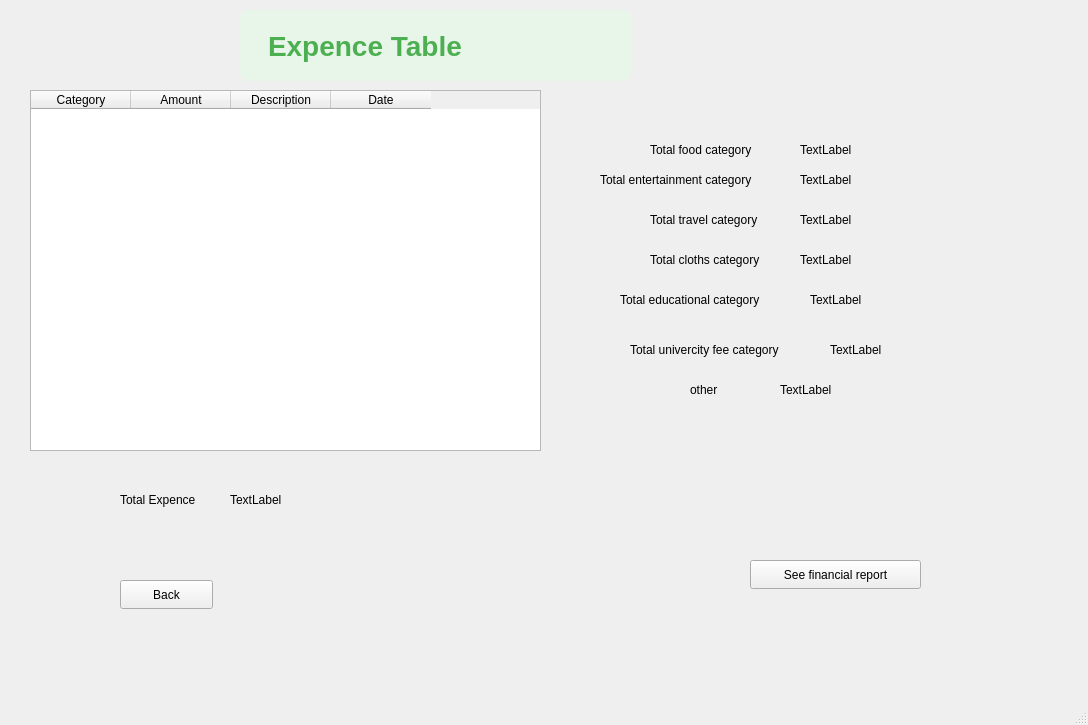
<?xml version="1.0" encoding="UTF-8"?>
<ui version="4.0">
 <class>expenceTable</class>
 <widget class="QMainWindow" name="expenceTable">
  <property name="geometry">
   <rect>
    <x>0</x>
    <y>0</y>
    <width>1088</width>
    <height>725</height>
   </rect>
  </property>
  <property name="windowTitle">
   <string>MainWindow</string>
  </property>
  <widget class="QWidget" name="centralwidget">
   <widget class="QLabel" name="label">
    <property name="geometry">
     <rect>
      <x>240</x>
      <y>10</y>
      <width>391</width>
      <height>71</height>
     </rect>
    </property>
    <property name="styleSheet">
     <string notr="true">QLabel {
    font-size: 28px;            /* Larger font size for emphasis */
    color: #4CAF50;             /* Green color for a fresh look */
    font-weight: bold;          /* Make the text bold */
    padding: 10px 20px;         /* Add padding around the text */
    background-color: #e8f5e9;  /* Light green background to match the color scheme */
    border-radius: 8px;         /* Rounded corners */
    text-align: center;         /* Center-align the text */
}
</string>
    </property>
    <property name="text">
     <string>Expence Table</string>
    </property>
   </widget>
   <widget class="QPushButton" name="Back">
    <property name="geometry">
     <rect>
      <x>120</x>
      <y>580</y>
      <width>93</width>
      <height>29</height>
     </rect>
    </property>
    <property name="text">
     <string>Back</string>
    </property>
   </widget>
   <widget class="QLabel" name="label_2">
    <property name="geometry">
     <rect>
      <x>120</x>
      <y>490</y>
      <width>101</width>
      <height>20</height>
     </rect>
    </property>
    <property name="text">
     <string>Total Expence </string>
    </property>
   </widget>
   <widget class="QTableWidget" name="tableWidget">
    <property name="geometry">
     <rect>
      <x>30</x>
      <y>90</y>
      <width>511</width>
      <height>361</height>
     </rect>
    </property>
    <column>
     <property name="text">
      <string>Category</string>
     </property>
    </column>
    <column>
     <property name="text">
      <string>Amount</string>
     </property>
    </column>
    <column>
     <property name="text">
      <string>Description</string>
     </property>
    </column>
    <column>
     <property name="text">
      <string>Date</string>
     </property>
    </column>
   </widget>
   <widget class="QLabel" name="label_3">
    <property name="geometry">
     <rect>
      <x>650</x>
      <y>140</y>
      <width>151</width>
      <height>20</height>
     </rect>
    </property>
    <property name="text">
     <string>Total food category</string>
    </property>
   </widget>
   <widget class="QLabel" name="label_4">
    <property name="geometry">
     <rect>
      <x>650</x>
      <y>210</y>
      <width>151</width>
      <height>20</height>
     </rect>
    </property>
    <property name="text">
     <string>Total travel category</string>
    </property>
   </widget>
   <widget class="QLabel" name="label_5">
    <property name="geometry">
     <rect>
      <x>650</x>
      <y>250</y>
      <width>151</width>
      <height>20</height>
     </rect>
    </property>
    <property name="text">
     <string>Total cloths category</string>
    </property>
   </widget>
   <widget class="QLabel" name="label_6">
    <property name="geometry">
     <rect>
      <x>620</x>
      <y>290</y>
      <width>191</width>
      <height>20</height>
     </rect>
    </property>
    <property name="text">
     <string>Total educational category</string>
    </property>
   </widget>
   <widget class="QLabel" name="label_7">
    <property name="geometry">
     <rect>
      <x>600</x>
      <y>170</y>
      <width>201</width>
      <height>20</height>
     </rect>
    </property>
    <property name="text">
     <string>Total entertainment category</string>
    </property>
   </widget>
   <widget class="QLabel" name="label_8">
    <property name="geometry">
     <rect>
      <x>630</x>
      <y>340</y>
      <width>191</width>
      <height>20</height>
     </rect>
    </property>
    <property name="text">
     <string>Total univercity fee category</string>
    </property>
   </widget>
   <widget class="QLabel" name="label_9">
    <property name="geometry">
     <rect>
      <x>690</x>
      <y>380</y>
      <width>111</width>
      <height>20</height>
     </rect>
    </property>
    <property name="text">
     <string>other</string>
    </property>
   </widget>
   <widget class="QPushButton" name="FinalReport">
    <property name="geometry">
     <rect>
      <x>750</x>
      <y>560</y>
      <width>171</width>
      <height>29</height>
     </rect>
    </property>
    <property name="text">
     <string>See financial report</string>
    </property>
   </widget>
   <widget class="QLabel" name="label_10">
    <property name="geometry">
     <rect>
      <x>230</x>
      <y>490</y>
      <width>161</width>
      <height>20</height>
     </rect>
    </property>
    <property name="text">
     <string>TextLabel</string>
    </property>
   </widget>
   <widget class="QLabel" name="label_11">
    <property name="geometry">
     <rect>
      <x>800</x>
      <y>140</y>
      <width>101</width>
      <height>20</height>
     </rect>
    </property>
    <property name="text">
     <string>TextLabel</string>
    </property>
   </widget>
   <widget class="QLabel" name="label_12">
    <property name="geometry">
     <rect>
      <x>800</x>
      <y>170</y>
      <width>91</width>
      <height>20</height>
     </rect>
    </property>
    <property name="text">
     <string>TextLabel</string>
    </property>
   </widget>
   <widget class="QLabel" name="label_13">
    <property name="geometry">
     <rect>
      <x>800</x>
      <y>210</y>
      <width>101</width>
      <height>20</height>
     </rect>
    </property>
    <property name="text">
     <string>TextLabel</string>
    </property>
   </widget>
   <widget class="QLabel" name="label_14">
    <property name="geometry">
     <rect>
      <x>800</x>
      <y>250</y>
      <width>91</width>
      <height>20</height>
     </rect>
    </property>
    <property name="text">
     <string>TextLabel</string>
    </property>
   </widget>
   <widget class="QLabel" name="label_15">
    <property name="geometry">
     <rect>
      <x>810</x>
      <y>290</y>
      <width>101</width>
      <height>20</height>
     </rect>
    </property>
    <property name="text">
     <string>TextLabel</string>
    </property>
   </widget>
   <widget class="QLabel" name="label_16">
    <property name="geometry">
     <rect>
      <x>830</x>
      <y>340</y>
      <width>81</width>
      <height>20</height>
     </rect>
    </property>
    <property name="text">
     <string>TextLabel</string>
    </property>
   </widget>
   <widget class="QLabel" name="label_17">
    <property name="geometry">
     <rect>
      <x>780</x>
      <y>380</y>
      <width>101</width>
      <height>20</height>
     </rect>
    </property>
    <property name="text">
     <string>TextLabel</string>
    </property>
   </widget>
  </widget>
  <widget class="QMenuBar" name="menubar">
   <property name="geometry">
    <rect>
     <x>0</x>
     <y>0</y>
     <width>1088</width>
     <height>26</height>
    </rect>
   </property>
  </widget>
  <widget class="QStatusBar" name="statusbar"/>
 </widget>
 <resources/>
 <connections/>
</ui>
